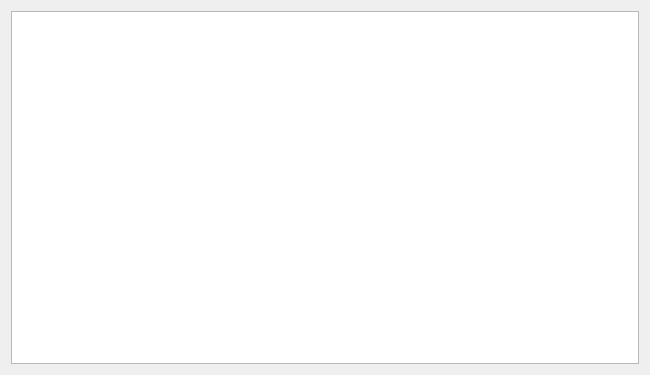
<?xml version="1.0" encoding="UTF-8"?>
<ui version="4.0">
 <class>MainWindow</class>
 <widget class="QMainWindow" name="MainWindow">
  <property name="geometry">
   <rect>
    <x>0</x>
    <y>0</y>
    <width>650</width>
    <height>375</height>
   </rect>
  </property>
  <property name="windowTitle">
   <string>MainWindow</string>
  </property>
  <widget class="QWidget" name="centralWidget">
   <layout class="QHBoxLayout" name="horizontalLayout">
    <item>
     <widget class="QTextBrowser" name="textBrowser">
      <property name="lineWrapMode">
       <enum>QTextEdit::NoWrap</enum>
      </property>
     </widget>
    </item>
   </layout>
  </widget>
 </widget>
 <layoutdefault spacing="6" margin="11"/>
 <resources/>
 <connections/>
</ui>
